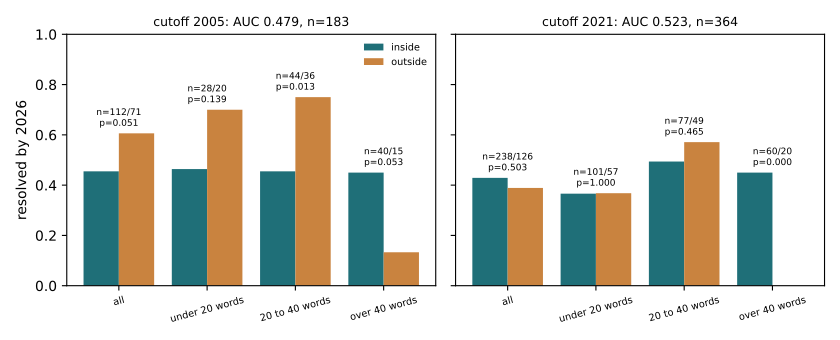

Recreate this plot in Python.
from __future__ import annotations

import os

import matplotlib

matplotlib.use("Agg")
import matplotlib.pyplot as plt

from common import HERE, deterministic_pdf, load

OUT = os.path.join(HERE, "fig_backtest.pdf")


def main() -> None:
    b = load("backtest.json")
    fig, axes = plt.subplots(1, len(b["cutoffs"]), figsize=(8.4, 3.4), sharey=True)
    for ax, c in zip(axes, b["cutoffs"]):
        strata = [c["all"], *c["byLength"]]
        names = [s["name"] for s in strata]
        x = range(len(strata))
        inside = [s["rateInside"] if s["rateInside"] is not None else 0 for s in strata]
        outside = [s["rateOutside"] if s["rateOutside"] is not None else 0 for s in strata]
        ax.bar([i - 0.2 for i in x], inside, width=0.4, color="#1f6f78", label="inside")
        ax.bar([i + 0.2 for i in x], outside, width=0.4, color="#c9833f", label="outside")
        for i, s in enumerate(strata):
            label = "under 10" if s["belowFloor"] else f"n={s['inside']}/{s['outside']}\np={s['pValue']:.3f}"
            ax.text(i, max(inside[i], outside[i]) + 0.03, label, ha="center", fontsize=6.5)
        ax.set_xticks(list(x))
        ax.set_xticklabels(names, fontsize=7, rotation=15)
        ax.set_ylim(0, 1)
        ax.set_title(f"cutoff {c['cutoff']}: AUC {c['auc']:.3f}, n={c['aucRows']}", fontsize=9)
    axes[0].set_ylabel("resolved by 2026")
    axes[0].legend(fontsize=7, frameon=False)
    fig.tight_layout()
    deterministic_pdf(fig, OUT)


if __name__ == "__main__":
    main()
